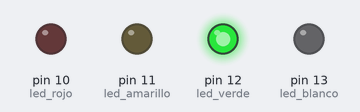
A sketch run on a simulated Arduino Uno, built with avr-gcc and run on an emulated ATmega328P. On the bench: output pins drawn as LEDs (lit = HIGH).

Above: at 13.0 s.
At 23.05 s:
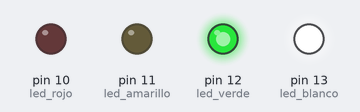
At 26.1 s:
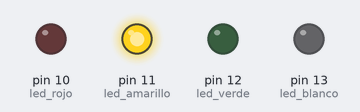
At 29.05 s:
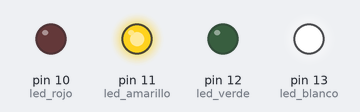
At 34.2 s:
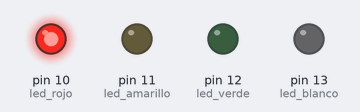
At 39.65 s:
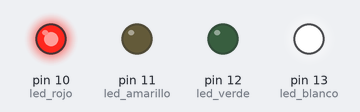
Timing chart, 0 to 50.8 s (numbered marks = the images above):
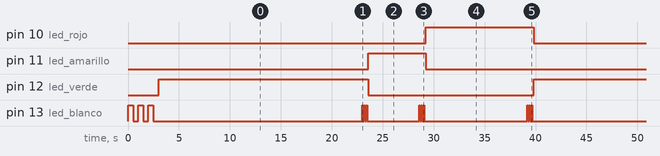

The sketch:

demo_traffic_light.ino
```cpp
// Pin 13 has an LED connected on most Arduino boards.
// give it a name:
int led_blanco = 13;
int led_verde = 12;
int led_amarillo = 11;
int led_rojo = 10;

// the setup routine runs once when you press reset:
void setup() {
  // initialize the digital pin as an output.
  pinMode(led_blanco, OUTPUT);
  pinMode(led_verde, OUTPUT);
  pinMode(led_amarillo, OUTPUT);
  pinMode(led_rojo, OUTPUT);

  digitalWrite(led_blanco, LOW);
  digitalWrite(led_verde, LOW);
  digitalWrite(led_amarillo, LOW);
  digitalWrite(led_rojo, LOW);

  startSignal();


}

// the loop routine runs over and over again forever:
void loop() {

  digitalWrite(led_verde, HIGH);   // turn the LED on (HIGH is the voltage level)
  delay(20000);
  quickBlinkSignal();

  digitalWrite(led_verde, LOW);   // turn the LED on (HIGH is the voltage level)
  digitalWrite(led_amarillo, HIGH);   // turn the LED on (HIGH is the voltage level)
  delay(5000);
  quickBlinkSignal();

  digitalWrite(led_amarillo, LOW);   // turn the LED on (HIGH is the voltage level)
  digitalWrite(led_rojo, HIGH);   // turn the LED on (HIGH is the voltage level)
  delay(10000);               // wait for a second
  quickBlinkSignal();

  digitalWrite(led_rojo, LOW);   // turn the LED on (HIGH is the voltage level)
}

void startSignal(){
  digitalWrite(led_blanco, HIGH); delay(500);
  digitalWrite(led_blanco, LOW); delay(500);
  digitalWrite(led_blanco, HIGH); delay(500);
  digitalWrite(led_blanco, LOW); delay(500);
  digitalWrite(led_blanco, HIGH); delay(500);
  digitalWrite(led_blanco, LOW); delay(500);
}

void quickBlinkSignal(){
  digitalWrite(led_blanco, HIGH); delay(100);
  digitalWrite(led_blanco, LOW); delay(100);
  digitalWrite(led_blanco, HIGH); delay(100);
  digitalWrite(led_blanco, LOW); delay(100);
  digitalWrite(led_blanco, HIGH); delay(100);
  digitalWrite(led_blanco, LOW); delay(100);
}
```

Measured:
- by itself, pin 10 (led_rojo): alternates HIGH for 10.6 s and LOW for 26.2 s
- by itself, pin 11 (led_amarillo): alternates HIGH for 5.6 s and LOW for 31.2 s
- by itself, pin 12 (led_verde): alternates HIGH for 20.6 s and LOW for 16.2 s
- by itself, pin 13 (led_blanco): HIGH → LOW at 0.50 s, → HIGH 0.50 s later, → LOW 0.50 s later, → HIGH 0.50 s later, … (59 changes in this stretch)
